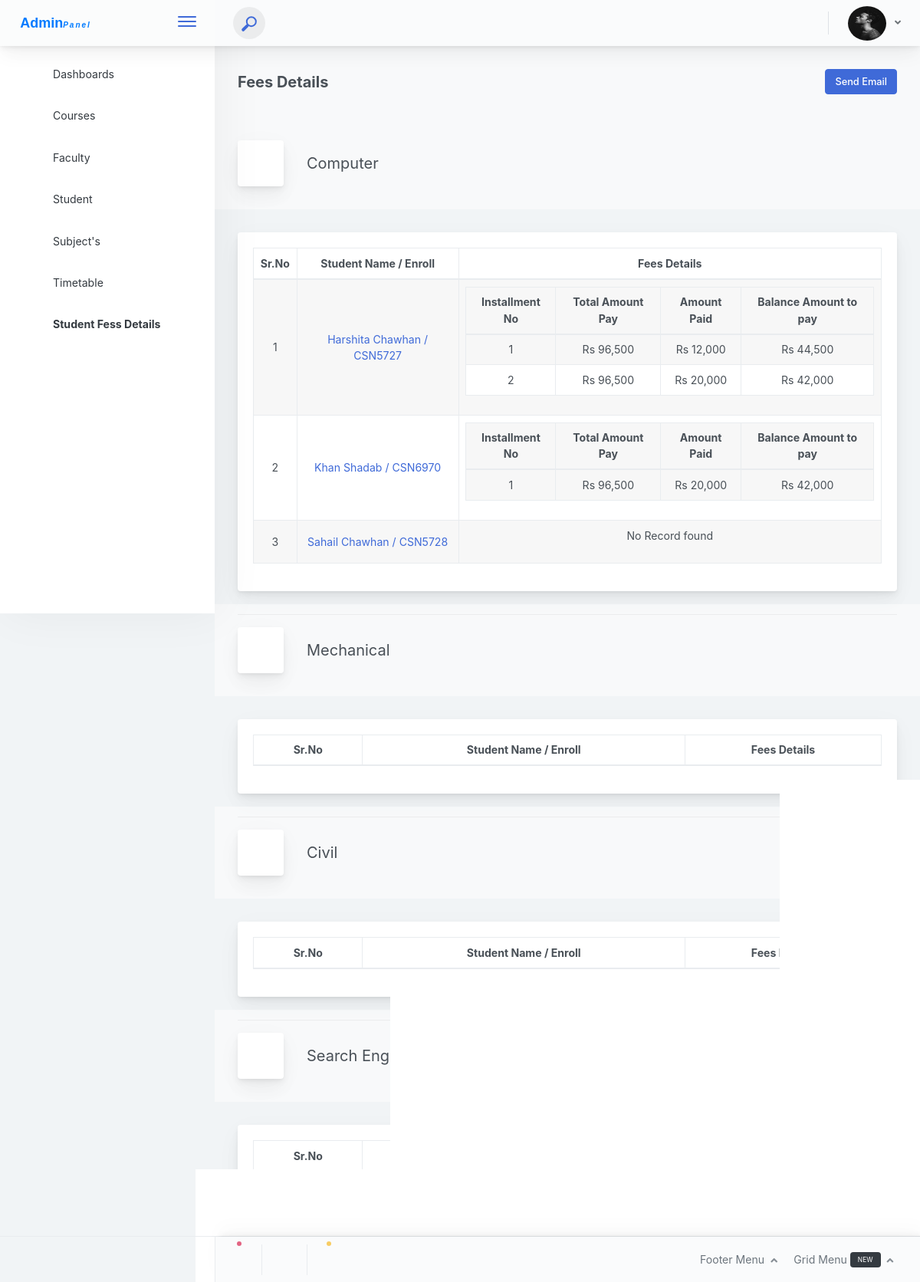
Screenshot of /admin_mode/students_fees.php (signed in) with the database file from the repository.
### tables this page shows
CREATE TABLE `admin_mode` (
  `id` int(11) NOT NULL,
  `fullname` varchar(255) NOT NULL,
  `admin_email` varchar(255) NOT NULL,
  `admin_number` varchar(255) NOT NULL,
  `admin_picture` varchar(255) NOT NULL,
  `admin_login_id` varchar(10) NOT NULL,
  `admin_password` varchar(255) NOT NULL,
  `admin_address` text NOT NULL,
  `admin_last_login` varchar(255) NOT NULL,
  `admin_dob` date NOT NULL,
  `admin_status` int(11) NOT NULL,
  `admin_added_on` datetime NOT NULL,
  `admin_retirement_date` varchar(50) NOT NULL,
  `admin_reset_password_code` int(11) NOT NULL,
  `new_login_admin` int(11) NOT NULL
);

CREATE TABLE `branch` (
  `id` int(11) NOT NULL,
  `branch_name` varchar(255) NOT NULL,
  `status` int(11) NOT NULL,
  `branch_code` varchar(10) NOT NULL,
  `academic_pattern` varchar(10) NOT NULL,
  `no_of_sem_year` int(11) NOT NULL
);

CREATE TABLE `student_login` (
  `id` int(11) NOT NULL,
  `Admission_NO` int(11) NOT NULL,
  `firstname` varchar(255) NOT NULL,
  `last_name` varchar(255) NOT NULL,
  `student_email` varchar(255) NOT NULL,
  `student_password` varchar(255) NOT NULL,
  `picture_link` varchar(255) NOT NULL,
  `STUDENT_DOB` date NOT NULL,
  `student_phone` varchar(11) NOT NULL,
  `MOTHERNAME` varchar(255) NOT NULL,
  `PLACEOFBIRTH` varchar(255) NOT NULL,
  `GENDER` varchar(255) NOT NULL,
  `ADDRESS` text NOT NULL,
  `FATHERMOBILEPHONE` varchar(255) NOT NULL,
  `MOTHERMOBILEPHONE` varchar(255) NOT NULL,
  `FATHERPROFESSION` varchar(11) NOT NULL,
  `MOTHERPROFESSION` varchar(11) NOT NULL,
  `FATHERNAME` varchar(255) NOT NULL,
  `enroll_no` varchar(255) NOT NULL,
  `DEPARTMENT` varchar(255) NOT NULL,
  `BRANCH` varchar(255) NOT NULL,
  `semester` int(1) NOT NULL DEFAULT '0',
  `reset_password_code` varchar(255) NOT NULL,
  `added_on` datetime NOT NULL,
  `online_status` varchar(255) NOT NULL,
  `new_login` int(11) NOT NULL DEFAULT '0',
  `student_status` int(11) NOT NULL
);

CREATE TABLE `student_fees_details` (
  `id` int(11) NOT NULL,
  `Admission_No` int(11) NOT NULL,
  `Std_EnrollNo` varchar(11) NOT NULL,
  `Total_fees` int(11) NOT NULL,
  `Paid_Fees` int(11) NOT NULL,
  `Balance_Fees` int(11) NOT NULL,
  `Payment_Date` datetime NOT NULL,
  `Payment_Status` varchar(255) NOT NULL,
  `payment_mode` varchar(255) NOT NULL
);

### admin_mode/session.php (called while the page is built, shortened)
<?php
require '../reuseable_files/database.inc.php';
if(isset($_SESSION['ADMINID'])){
	$sql = "SELECT * FROM admin_mode where id = '".$_SESSION['ADMINID']."'";
	$res = mysqli_query($con,$sql);
	$admin_login = mysqli_fetch_assoc($res);
}

### admin_mode/students_fees.php (the view, shortened to what this page needs)
<?php
require 'admin_resuse_files/header.php';
?>
<div class="app-main__outer">
<div class="app-main__inner" >
	<div class="app-page-title">
      <div class="page-title-wrapper">
         <div class="page-title-heading">
            <div>
               <strong>Fees Details</strong>
            </div>
         </div>
         <div class="page-title-actions">
            <a href="?send_email=send_email" class="btn btn-primary"> Send Email</a>
         </div>
      </div>
   </div>
	<?php
		$result_branch = mysqli_query($con,"SELECT * FROM branch");
		if (mysqli_num_rows($result_branch) > 0) {
			while ($branch_row = mysqli_fetch_assoc($result_branch)) {
				?>
					<div class="app-page-title">
                        <div class="page-title-wrapper">
                            <div class="page-title-heading">
                                <div class="page-title-icon">
                                    <i class="pe-7s-study icon-gradient bg-mean-fruit"></i>
                                </div>
                                <div><?= $branch_row['branch_name'] ?>
                                </div>
                            </div>
                         </div>
                    </div>
                    <div class="main-card mb-3 card" >
                            <div class="card-body">
                                <table style="width: 100%;" class="table table-hover text-center table-striped table-bordered"><thead>
									<tr>
                                        <th>Sr.No</th>
                                        <th>Student Name / Enroll</th>
                                        <th>Fees Details</th>
                                    </tr>
                                 </thead>
                                  <tbody id="dump_courses_here">
                                  	<?php
                                  	$res = mysqli_query($con,"SELECT * FROM student_login WHERE BRANCH=".$branch_row['id']."");
									if (mysqli_num_rows($res) >0) {
										foreach ($res as $key => $row) {
											$fees_res=mysqli_query($con,"select * from student_fees_details where Admission_No=".$row['Admission_NO']."");
											?><tr>
					                                <td><?= $key+=1 ?></td>
					                                <td><a href="student_details?id=<?= $row['id'] ?>"><?= $row['firstname'].' '.$row['last_name'].' / '.$row['enroll_no']?></a></td>
					                                <td>
											<table style="width: 100%;" class="table text-center table-striped table-bordered">
										<?php
											if (mysqli_num_rows($fees_res)>0) {
												?>
											<thead>
													<tr>
														<th>Installment No</th>
														<th>Total Amount Pay</th>
														<th>Amount Paid</th>
														<th>Balance Amount to pay</th>
													</tr>
												</thead>
												<tbody>
												<?php
												foreach ($fees_res as $key => $fees_row) {
											?>
													<tr>
														<td><?= $key+=1 ?></td>
														<td><?= 'Rs '.number_format($fees_row['Total_fees']) ?></td>
														<td><?= 'Rs '.number_format($fees_row['Paid_Fees']) ?></td>
														<td><?= 'Rs '.number_format($fees_row['Balance_Fees']) ?></td>
													</tr>
				                          	<?php
					                         }
					                         }else{
					                         	echo "No Record found";
					                         }
					                        ?>
					                        </tbody>
										</table>
				                                </td>
					                            </tr>
											<?php
										}
									}
                                  	?>
                                  </tbody>
                              </table>
                            </div>
                    </div>
                    <hr>
				<?php
			}
		}
	?>
<?php
require 'admin_resuse_files/footer.php';
?>

### admin_mode/admin_resuse_files/header.php (shortened to what this page needs)
<?php
require 'session.php';
$page_url =  'http://'.$_SERVER['HTTP_HOST'].$_SERVER['PHP_SELF'];
if ($page_url == FRONT_SITE_PATH_ADMIN.'course.php') {
    $title = 'Course\'s';
    $course_active = 'mm-active';
}elseif ($page_url == FRONT_SITE_PATH_ADMIN.'index.php' ||  $page_url == FRONT_SITE_PATH_ADMIN) {
    $dashboard_active = 'mm-active';
    $title = 'Dashboard';
}elseif ($page_url == FRONT_SITE_PATH_ADMIN.'faculty.php') {
    $faculty_active = 'mm-active';
    $title = 'Faculty';
}elseif ($page_url == FRONT_SITE_PATH_ADMIN.'student.php') {
    $student_active = 'mm-active';
    $title = 'Student';
}elseif ($page_url == FRONT_SITE_PATH_ADMIN.'students_fees.php') {
    $studentfees_active = 'mm-active';
}elseif ($page_url == FRONT_SITE_PATH_ADMIN.'subjects.php') {
    $subjects_active = 'mm-active';
    $title = 'Subjects';
}elseif ($page_url == FRONT_SITE_PATH_ADMIN.'timetable.php') {
    $timetable_active = 'mm-active';
    $title = 'Timetable';
}
?>
<!doctype html>
<html lang="en">
<head>
<link rel="stylesheet" type="text/css" href="https://cdnjs.cloudflare.com/ajax/libs/font-awesome/5.15.3/css/all.min.css">
<link rel="stylesheet" href="https://cdn.jsdelivr.net/npm/pixeden-stroke-7-icon@1.2.3/pe-icon-7-stroke/dist/pe-icon-7-stroke.min.css">
<link rel="stylesheet" type="text/css" href="http://code.ionicframework.com/ionicons/2.0.1/css/ionicons.min.css">
<link rel="stylesheet" href="https://cdn.linearicons.com/free/1.0.0/icon-font.min.css">
<link href="<?php echo FRONT_SITE_PATH ?>assets/css/main.d810cf0ae7f39f28f336.css" rel="stylesheet"></head>
<body>
    <div class="app-container app-theme-white body-tabs-shadow fixed-header fixed-sidebar fixed-footer">
        <div class="app-header header-shadow ">
             <div class="app-header__logo">
                <div class="logo-src" >
                    <a href="index">Admin <sub style="font-size: 10px;text-transform: capitalize;font-style: italic;letter-spacing: 2px">panel</sub></a>
                </div>
                <div class="header__pane ml-auto">
                    <div>
                        <button type="button" class="hamburger close-sidebar-btn hamburger--elastic" data-class="closed-sidebar">
                            <span class="hamburger-box">
                                <span class="hamburger-inner"></span>
                            </span>
                        </button>
                    </div>
                </div>
            </div>
              <div class="app-header__content">
                <div class="app-header-left">
                    <div class="search-wrapper">
                        <div class="input-holder">
                            <button class="search-icon"><span></span></button>
                        </div>
                    </div>
                </div>
                <div class="app-header-right">
                    <div class="header-dots">
                    <div class="widget-content">
                    </div>
                    </div>
                    <div class="header-btn-lg pr-0">
                        <div class="widget-content p-0">
                            <div class="widget-content-wrapper">
                                <div class="widget-content-left">
                                    <div class="btn-group">
                                        <a data-toggle="dropdown" aria-haspopup="true" aria-expanded="false" class="p-0 btn">
                                            <img width="50px" height="45px" class="rounded-circle" src="<?= FRONT_SITE_IMAGE_ADMIN.'/'.$admin_login['admin_picture'] ?>" alt="">
                                            <i class="fa fa-angle-down ml-2 opacity-8"></i>
                                        </a>
                                    </div>
                                </div>
                            </div>
                        </div>
                    </div>
                </div>
            </div>
        </div>
          <div class="app-main">
            <div class="app-sidebar sidebar-shadow ">
                 <div class="scrollbar-sidebar">
                    <div class="app-sidebar__inner">
                        <ul class="vertical-nav-menu">
                            <li  class="mt-3 <?= $dashboard_active ?>">
                                <a href="index"<?= PHP_EXT ?>>
                                    <i class="metismenu-icon pe-7s-rocket"></i>Dashboards
                                </a>
                             </li>
                             <li  class="mt-3 <?= $course_active ?>">
                                <a href="course<?= PHP_EXT ?>?action=viewall" >
                                    <i class="metismenu-icon pe-7s-study"></i>Courses
                                </a>
                             </li>
                             <li  class="mt-3 <?= $faculty_active ?>">
                                <a href="faculty<?= PHP_EXT ?>?action=viewall">
                                    <i class="metismenu-icon pe-7s-user"></i>Faculty
                                </a>
                             </li>
                              <li  class="mt-3 <?= $student_active ?>">
                                <a href="student<?= PHP_EXT ?>?action=viewall">
                                    <i class="metismenu-icon pe-7s-user"></i>Student
                                </a>
                             </li>
                              <li  class="mt-3 <?= $subjects_active ?>">
                                <a href="subjects<?= PHP_EXT ?>?action=viewall">
                                    <i class="metismenu-icon pe-7s-notebook"></i>Subject's
                                </a>
                             </li>
                              <li  class="mt-3 <?= $timetable_active ?>">
                                <a href="timetable<?= PHP_EXT ?>">
                                    <i class="metismenu-icon pe-7s-news-paper"></i>Timetable
                                </a>
                             </li>
                              <li  class="mt-3 <?= $studentfees_active ?>">
                                <a href="students_fees<?= PHP_EXT ?>?action=viewall">
                                    <i class="metismenu-icon pe-7s-cash"></i>Student Fess Details
                                </a>
                             </li>
                        </ul>
                    </div>
                </div>
            </div>

### admin_mode/admin_resuse_files/header.php (style rules this page uses)
a { text-decoration: none }
.app-header__logo .logo-src { height: 47px; left: 0; }
.logo-src a { padding: 10px; display: flex; justify-content: center; align-items: center; font-size: 18px; color: #007bff; font-weight: 700; font-family: sans-serif; }

### rows the page displays
admin_mode: admin_picture (picture)
branch: branch_name "Computer"
student_login: key "1", firstname "Harshita", last_name "Chawhan", enroll_no "CSN5727"
student_fees_details: key "1", Total_fees "96,500", Paid_Fees "12,000", Balance_Fees "44,500"
student_fees_details: key "2", Total_fees "96,500", Paid_Fees "20,000", Balance_Fees "42,000"
student_login: key "2", firstname "Khan", last_name "Shadab", enroll_no "CSN6970"
student_fees_details: key "1", Total_fees "96,500", Paid_Fees "20,000", Balance_Fees "42,000"
student_login: key "3", firstname "Sahail", last_name "Chawhan", enroll_no "CSN5728"
branch: branch_name "Mechanical"
branch: branch_name "Civil"
branch: branch_name "Search Engine Optimization"
